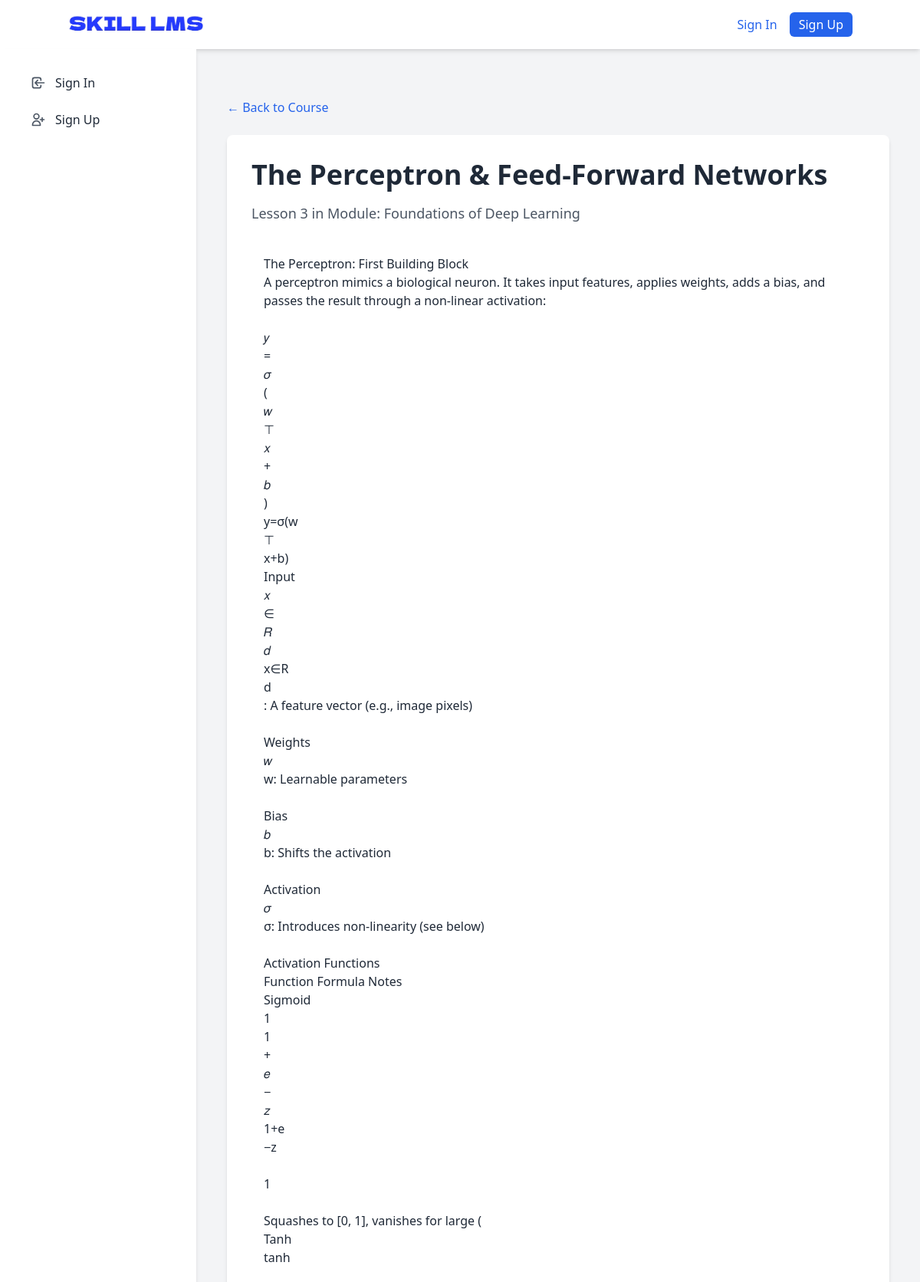
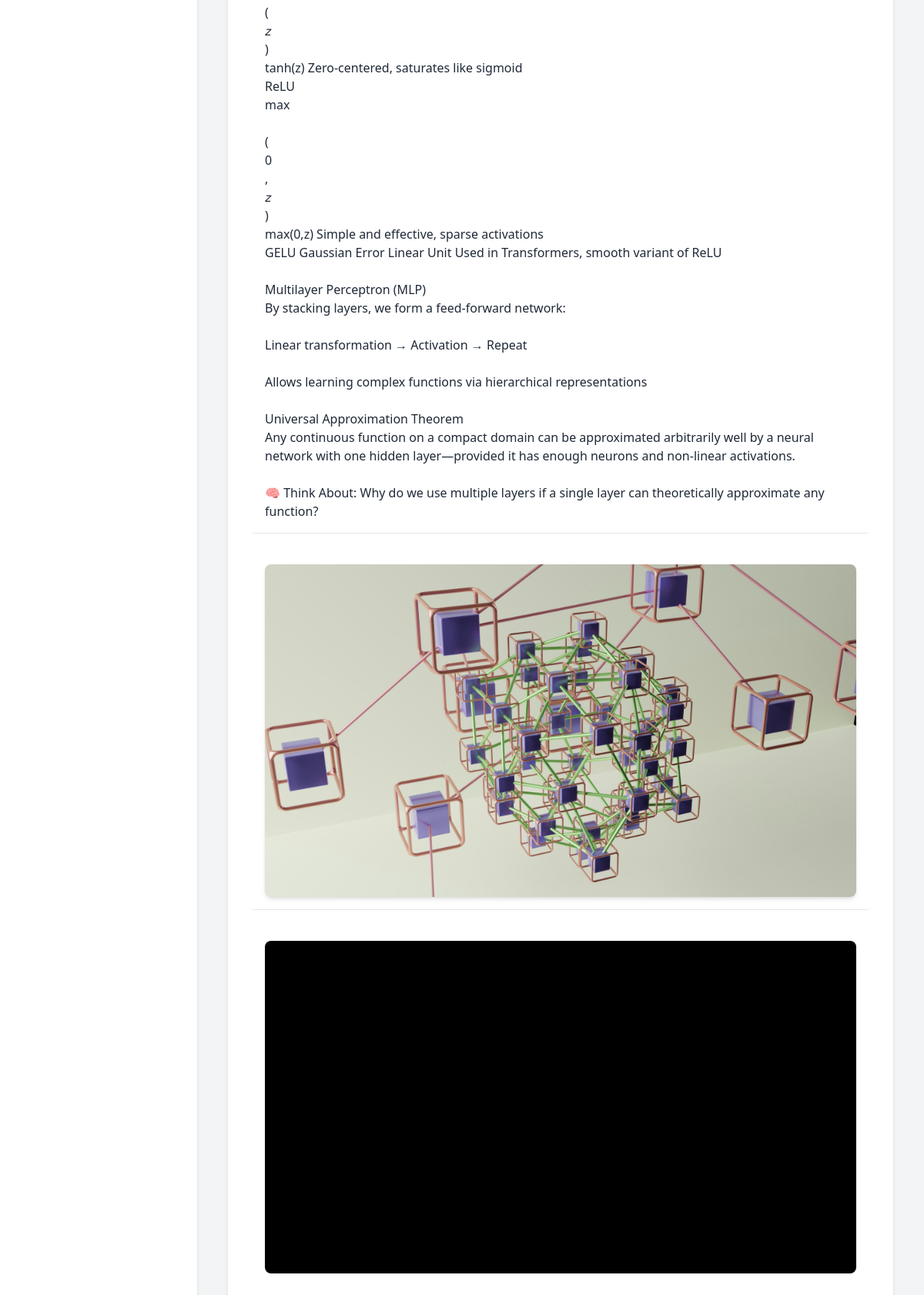
/courses/intro-to-deep-learning/perceptron-and-feed-forward/, run on the app's committed database (2 pictures, top to bottom).
### courses/models.py (models this page shows, shortened)
class Lesson(models.Model):
    module = models.ForeignKey(
        Module,
        related_name='lessons',
        on_delete=models.CASCADE,
        help_text="The module this lesson belongs to."
    )
    title = models.CharField(max_length=200, help_text="Title of the lesson.")
    slug = models.SlugField(max_length=200, help_text="URL-friendly identifier for the lesson.")
    order = models.PositiveIntegerField(
        default=0,
        help_text="The order of this lesson within the module."
    )
    class Meta:
        verbose_name_plural = "Lessons"
        ordering = ['order']
        unique_together = ('module', 'slug')

class Module(models.Model):
    course = models.ForeignKey(
        Course,
        related_name='modules',
        on_delete=models.CASCADE,
        help_text="The course this module belongs to."
    )
    title = models.CharField(max_length=200, help_text="Title of the module.")
    description = models.TextField(blank=True, help_text="Brief description of the module.")
    order = models.PositiveIntegerField(
        default=0,
        help_text="The order of this module within the course."
    )
    class Meta:
        verbose_name_plural = "Modules"
        ordering = ['order']

### content/models.py (models this page shows, shortened)
class TextContent(models.Model):
    lesson = models.ForeignKey(
        Lesson,
        related_name='text_content',
        on_delete=models.CASCADE,
        help_text="The lesson this text content is part of."
    )
    body = models.TextField(help_text="The main text content.")
    order = models.PositiveIntegerField(
        default=0,
        help_text="Order of this content block within the lesson."
    )
    class Meta:
        verbose_name_plural = "Text Content"
        ordering = ['order']

class ImageContent(models.Model):
    lesson = models.ForeignKey(
        Lesson,
        related_name='image_content',
        on_delete=models.CASCADE,
        help_text="The lesson this image content is part of."
    )
    image = models.ImageField(
        upload_to='lesson_images/',
        help_text="The image file."
    )
    caption = models.CharField(
        max_length=255,
        blank=True,
        help_text="A caption for the image."
    )
    order = models.PositiveIntegerField(
        default=0,
        help_text="Order of this content block within the lesson."
    )
    class Meta:
        verbose_name_plural = "Image Content"
        ordering = ['order']

class VideoContent(models.Model):
    lesson = models.ForeignKey(
        Lesson,
        related_name='video_content',
        on_delete=models.CASCADE,
        help_text="The lesson this video content is part of."
    )
    video_url = models.URLField(help_text="URL of the embedded video (e.g., YouTube link).")
    caption = models.CharField(
        max_length=255,
        blank=True,
        help_text="A caption for the video."
    )
    order = models.PositiveIntegerField(
        default=0,
        help_text="Order of this content block within the lesson."
    )
    class Meta:
        verbose_name_plural = "Video Content"
        ordering = ['order']

### courses/views.py (the view)
# urls.py: path('<slug:course_slug>/<slug:lesson_slug>/', views.lesson_detail, name='lesson_detail'),
def lesson_detail(request, course_slug, lesson_slug):
    lesson = get_object_or_404(
        Lesson,
        slug=lesson_slug,
        module__course__slug=course_slug
    )
    text_blocks = lesson.text_content.all()
    image_blocks = lesson.image_content.all()
    video_blocks = lesson.video_content.all()
    file_blocks = lesson.file_content.all()
    all_content = sorted(
        list(text_blocks) + list(image_blocks) + list(video_blocks) + list(file_blocks),
        key=lambda content_block: content_block.order
    )
    return render(request, 'courses/lesson_detail.html', {
        'lesson': lesson,
        'all_content': all_content,
    })

### templates/courses/lesson_detail.html (shortened to what this page needs)
{% extends 'base.html' %}
{% block content %}
    <div class="container mx-auto mt-10 px-4">
        <div class="mb-6">
            <a href="{% url 'courses:course_detail' lesson.module.course.slug %}" class="text-blue-600 hover:underline">&larr; Back to Course</a>
        </div>
        <div class="bg-white rounded-lg shadow-md p-8 mb-8">
            <h1 class="text-4xl font-bold text-gray-800 mb-4">{{ lesson.title }}</h1>
            <p class="text-gray-600 text-lg mb-6">Lesson {{ lesson.order }} in Module: {{ lesson.module.title }}</p>
            <div class="prose max-w-none">
                {% for content_block in all_content %}
                    <div class="mb-6 p-4 border-b border-gray-200 last:border-b-0">
                            {% if content_block.body %}
                                <div class="text-gray-800">
                                    {{ content_block.body|linebreaksbr }}
                                </div>
                            {% elif content_block.image %}
                                <div class="flex flex-col items-center">
                                    <img src="{{ content_block.image.url }}" alt="{{ content_block.caption|default:'Lesson Image' }}"
                                         class="max-w-full h-auto rounded-lg shadow-md" loading="lazy">
                                </div>
                            {% elif content_block.video_url %}
                                <div class="video-container mb-4">
                                    <iframe width="560" height="315" src="{{ content_block.video_url }}" title="YouTube video player" frameborder="0" allow="accelerometer; autoplay; clipboard-write; encrypted-media; gyroscope; picture-in-picture; web-share" allowfullscreen></iframe>
                                </div>
                            {% else %}
                                <p class="text-red-500">Unknown content type.</p>
                            {% endif %}
                    </div>
                {% empty %}
                    <div class="text-center text-gray-600">
                        No content available for this lesson yet.
                    </div>
                {% endfor %}
            </div>
        </div>
    </div>
{% endblock %}

### templates/base.html (style rules this page uses)
body { display: flex; min-height: 100vh; flex-direction: column; }

### templates/courses/lesson_detail.html (style rules this page uses)
.video-container { position: relative; padding-bottom: 56.25%; height: 0; overflow: hidden; max-width: 100%; background: #000; border-radius: 0.5rem; }
.video-container iframe, .video-container object, .video-container embed { position: absolute; top: 0; left: 0; width: 100%; height: 100%; }

### data on the page
Lesson: title "The Perceptron & Feed‑Forward Networks", order "3", module "Foundations of Deep Learning"
TextContent: body "The Perceptron: First Building Block A perceptron mimics a biological neuron. It takes input features, applies weights, adds a bias, and passes the result through a non-linear activation: 𝑦 = 𝜎 ( 𝑤 ⊤ 𝑥 + 𝑏 ) y=σ(w ⊤ x+b) Input 𝑥 ∈ 𝑅 𝑑 x∈R d : A feature vector (e.g., image pixels) Weights 𝑤 w: Learnable parameters Bias 𝑏 b: Shifts the activation Activation 𝜎 σ: Introduces non-linearity (see below) Activation Functions Function Formula Notes Sigmoid 1 1 + 𝑒 − 𝑧 1+e −z 1 Squashes to [0, 1], vanishes for large ( Tanh tanh ( 𝑧 ) tanh(z) Zero-centered, saturates like sigmoid ReLU max ( 0 , 𝑧 ) max(0,z) Simple and effective, sparse activations GELU Gaussian Error Linear Unit Used in Transformers,…"
ImageContent: image (picture)
